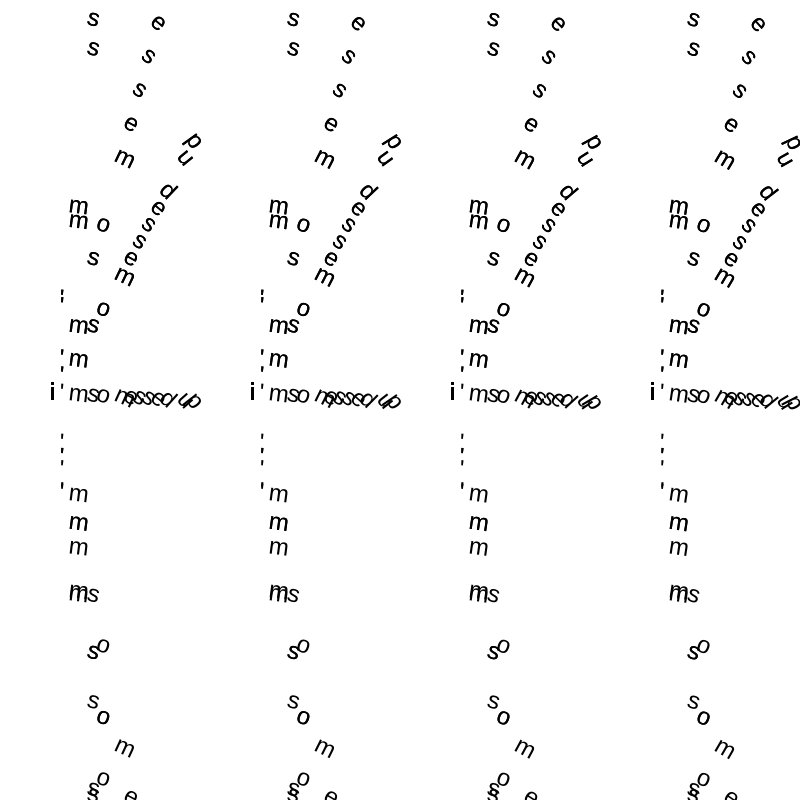
Frame 1 (no input)
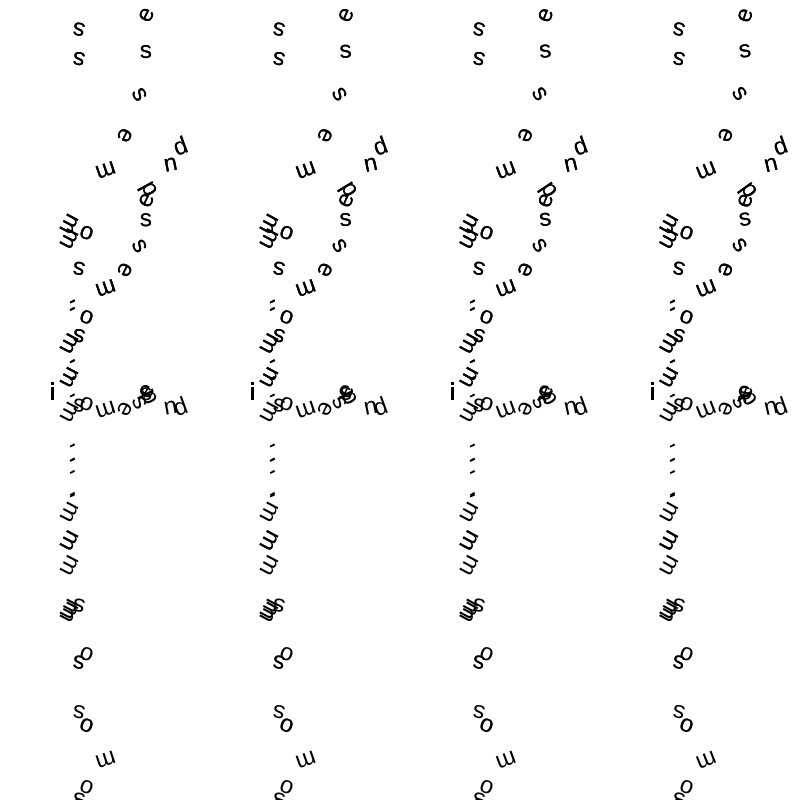
Frame 60 (no input)
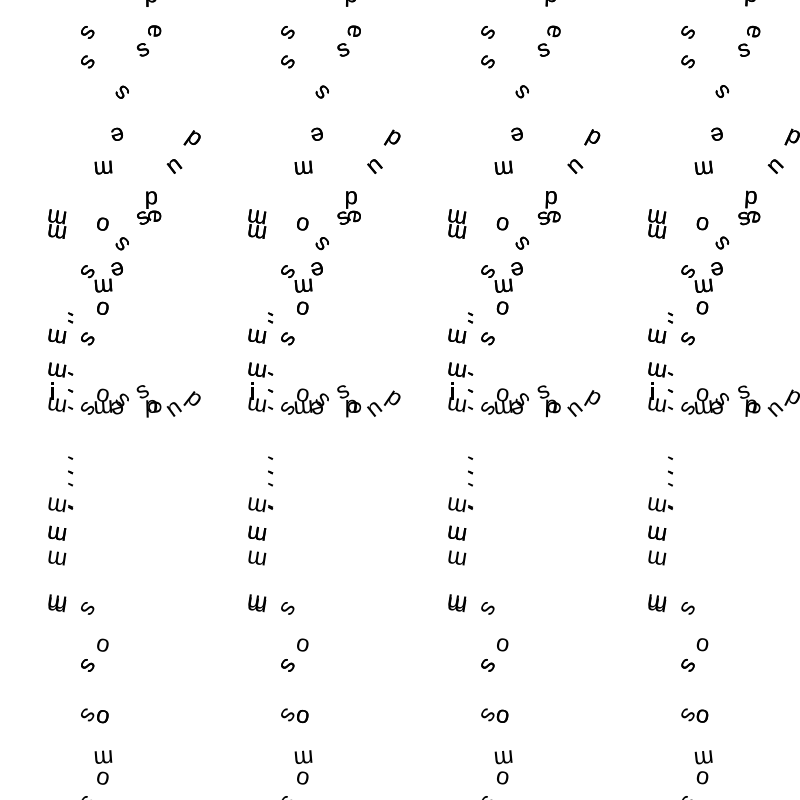
Frame 120 (the mouse pressed at the canvas centre since frame 60)

The p5.js sketch that drew these frames (run headless with seeded random() and noise() and a simulated clock; from frame 60 on, the mouse is pressed at the canvas centre):

// p5.js sketch
// ── sketch.js
//textRecursion Trial 1, May 2024.

let message = "i'm so messed up";

let angle = 1;

function setup() {
  createCanvas(800, 800);

  //textAlign(CENTER, CENTER);
  fill(0);
  textSize(24);
  angleMode(DEGREES);
}

function draw() {
  background(255);
  for (let x = 50; x <= width; x += 200) {
    for (let y = 0; y < height-90; y += 50) {
      for (let i = 0; i < message.length; i++) {
        push(); 
        translate (x + i * 9, 400+sin(y)*(i*100)); 
        rotate(sin(i*angle)*200);
        text(message[i], 0,0 );
        angle+=0.0003; 
        pop(); 
      }
    }
  }
}
